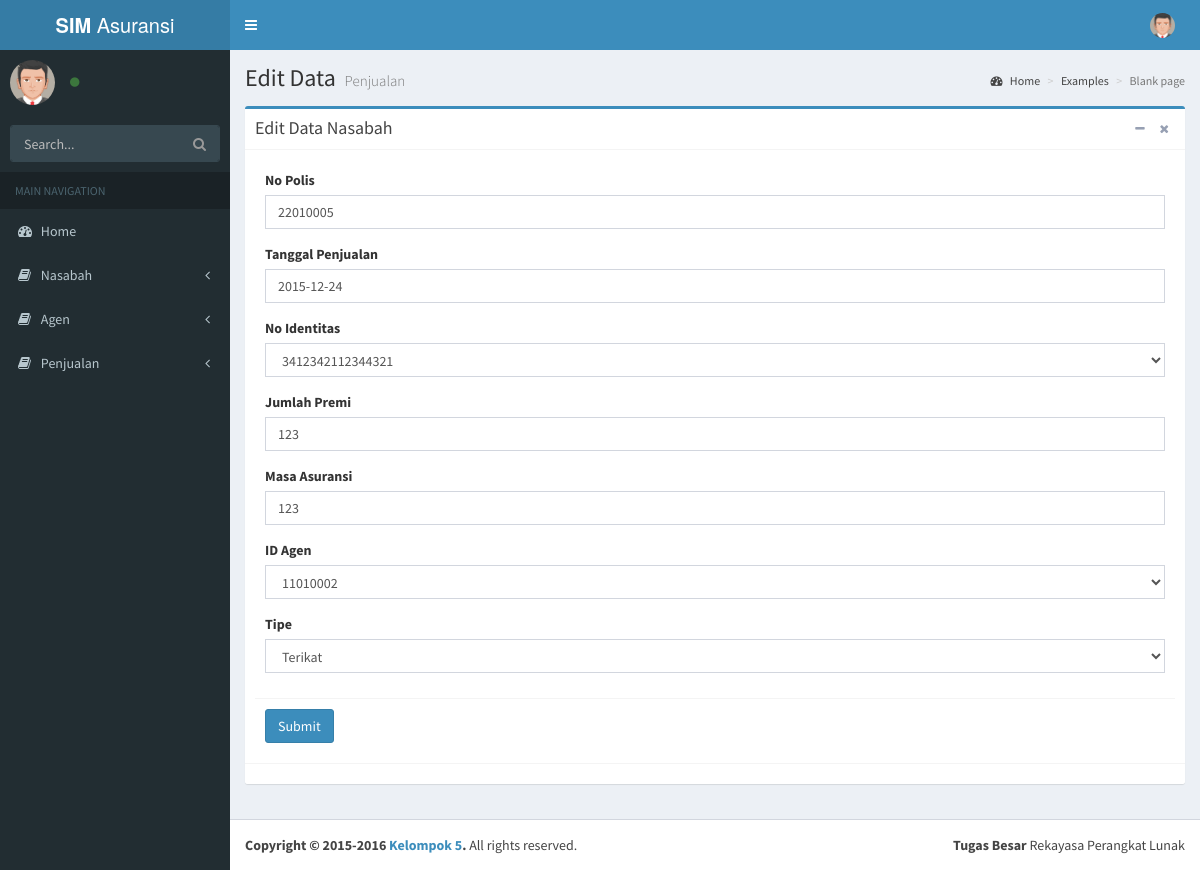
/pages/content/editDataPenjualan.php?id=22010005, run on the app's committed database.
### tables this page shows
CREATE TABLE `penjualan` (
  `no_polis` int(11) NOT NULL,
  `tgl_jual` date NOT NULL,
  `noiden_n` varchar(16) NOT NULL,
  `jum_premi` int(20) NOT NULL,
  `masa_as` int(5) NOT NULL,
  `id_a` int(11) NOT NULL,
  `tipe` varchar(15) NOT NULL
);

CREATE TABLE `nasabah` (
  `noiden_n` varchar(16) NOT NULL,
  `nama_n` varchar(20) NOT NULL,
  `namaibukan_n` varchar(20) NOT NULL,
  `bukiden_n` varchar(6) NOT NULL,
  `temlah_n` varchar(20) NOT NULL,
  `tgllahir_n` date NOT NULL,
  `jkl_n` varchar(10) NOT NULL,
  `pek_n` varchar(30) NOT NULL,
  `peng_n` varchar(30) NOT NULL,
  `almt_n` text NOT NULL,
  `telp_n` varchar(12) NOT NULL,
  `ahwar_n` varchar(20) NOT NULL
);

### pages/content/editDataPenjualan.php (the view, shortened to what this page needs)
<?php
	include('../layouts/head.php');
	$con = connection();
	$sql = "SELECT * FROM penjualan where no_polis =".$_GET['id'];
	$result = mysqli_query($con, $sql);
	$data = mysqli_fetch_array($result);
?>
	<div class="content-wrapper">
		<section class="content-header">
			<h1>
				Edit Data
				<small> Penjualan</small>
			</h1>
			<ol class="breadcrumb">
				<li><a href="#"><i class="fa fa-dashboard"></i> Home</a></li>
				<li><a href="#">Examples</a></li>
				<li class="active">Blank page</li>
			</ol>
		</section>
		<section class="content">
			<div class="row">
				<div class="col-md-12">
					<div class="box box-primary">
						<div class="box-header with-border">
							<h3 class="box-title">Edit Data Nasabah</h3>
							<div class="box-tools pull-right">
								<button class="btn btn-box-tool" data-widget="collapse" data-toggle="tooltip" title="Collapse"><i class="fa fa-minus"></i></button>
								<button class="btn btn-box-tool" data-widget="remove" data-toggle="tooltip" title="Remove"><i class="fa fa-times"></i></button>
							</div>
						</div>
						<div class="box-body">
							<form action="editDataPenjualan.php" method="POST" id="formDataPenjualan">
								<div class="box-body">
									<div class="form-group">
										<label for="np">No Polis</label>
										<input type="text" name="np" id="np" class="form-control" value="<?php echo $data['no_polis']; ?>" required>
									</div>
									<div class="form-group">
										<label for="tgl">Tanggal Penjualan</label>
										<input type="text" name="tgl" id="tgl" class="form-control tglLahir" value="<?php echo date('Y-m-d', strtotime($data['tgl_jual'])); ?>" required>
									</div>
									<div class="form-group">
										<label for="ni">No Identitas</label>
										<select class="form-control" name="ni" required>
											<?php
												$sql = mysqli_query($con, "SELECT * FROM nasabah ORDER BY noiden_n ASC");
												if(mysqli_num_rows($sql) != 0){
													while($v = mysqli_fetch_array($sql)){ ?>
														<option <?php echo($data["noiden_n"] == $v["noiden_n"] ? 'selected' : '') ?> ><?php echo $v['noiden_n'] ?></option>
													<?php }
												}
											?>
										</select>
									</div>
									<div class="form-group">
										<label for="jp">Jumlah Premi</label>
										<input type="number" name="jp" id="jp" class="form-control" value="<?php echo $data['jum_premi']; ?>" required>
									</div>
									<div class="form-group">
										<label for="ma">Masa Asuransi</label>
										<input type="text" name="ma" id="ma" width="2" class="form-control" value="<?php echo $data['masa_as']; ?>" required>
									</div>
									<div class="form-group">
										<label for="ia">ID Agen</label>
										<select class="form-control" name="ia" required>
											<?php
												$sql = mysqli_query($con, "SELECT * FROM agen ORDER BY id_a ASC");
												if(mysqli_num_rows($sql) != 0){
													while($v = mysqli_fetch_array($sql)){ ?>
														<option <?php echo($data["id_a"] == $v["id_a"] ? 'selected' : '') ?> ><?php echo $data['id_a'] ?></option>
													<?php }
												}
											?>
										</select>
									</div>
									<div class="form-group">
										<label>Tipe</label>
										<select class="form-control" name="t" required>
											<option value="Terikat" <?php echo($data['tipe'] == 'Terikat' ? 'selected' : ''); ?> >Terikat</option>
										</select>
									</div>
								</div>
								<div class="box-footer">
									<button type="submit" name="submitDataPenjualan" id="submitDataPenjualan" class="btn btn-primary" value="default">Submit</button>
								</div>
							</form>
						</div>
						<div class="box-footer">
						</div>
					</div>
				</div>
			</div>
		</section>
	</div>
<?php
	include('../layouts/footer.php');
?>

### data on the page
penjualan: np "22010005", tgl "2015-12-24", ni "3412342112344321", jp "123", ma "123", ia "11010002", t "Terikat"
